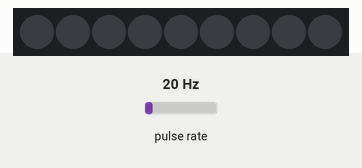
Bench run of a sketch on a simulated ESP32. Parts: 9 RGB LEDs in strip order, left to right. Wiring (inferred from the names in the program): pulse sensor: data GPIO 34. The inputs (shaded band) are chosen by the test bench; at power-on: pulse rate 20 Hz. Dim RGB values are drawn brighter than linear.

Above: at 1.2 s.
1.3 s: pulse rate (sensor on GPIO 34) set to 196 Hz
At 1.6 s:
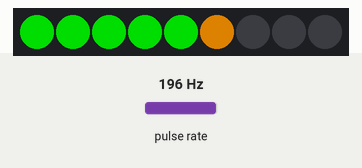
3.3 s: pulse rate (sensor on GPIO 34) set to 50 Hz
At 3.45 s:
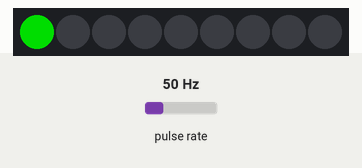
5.0 s: pulse rate (sensor on GPIO 34) set to 100 Hz
At 6.4 s:
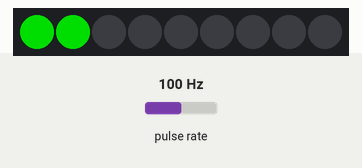
6.7 s: pulse rate (sensor on GPIO 34) set to 4 Hz
At 7.9 s:
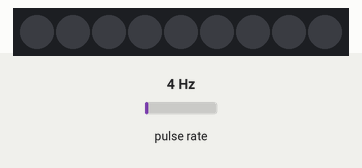
Timing chart, 0 to 9.3 s (numbered marks = the images above; inputs shaded):
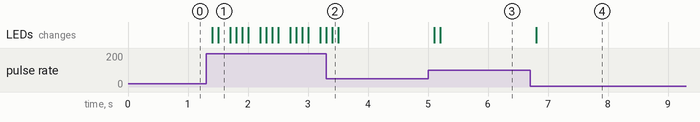

The sketch:

code.ino
```cpp
#include <Adafruit_NeoPixel.h>

#define PIN_RPM      34
#define PIN_LED      2
#define NUM_LEDS     9

Adafruit_NeoPixel strip(NUM_LEDS, PIN_LED, NEO_GRB + NEO_KHZ800);
volatile int pulseCount = 0;
unsigned long lastMillis = 0;

void IRAM_ATTR countPulse() {
  pulseCount++;
}

void setup() {
  strip.begin();
  strip.setBrightness(150);
  strip.show();
  pinMode(PIN_RPM, INPUT_PULLDOWN);
  attachInterrupt(digitalPinToInterrupt(PIN_RPM), countPulse, RISING);
}

void loop() {
  unsigned long currentMillis = millis();
  if (currentMillis - lastMillis >= 100) {
    float rpm = (pulseCount * 200.0); // Calcul pour BMW E30
    pulseCount = 0;
    lastMillis = currentMillis;

    if (rpm > 6600) { // Mode Rupteur
      static bool flash = false;
      flash = !flash;
      for (int i=0; i<NUM_LEDS; i++) strip.setPixelColor(i, flash ? strip.Color(255,0,0) : 0);
    } else {
      for (int i = 0; i < NUM_LEDS; i++) {
        int seuil = 1200 + (i * 550);
        if (rpm > seuil) {
          if (i < 5) strip.setPixelColor(i, strip.Color(0, 255, 0));       // 5 VERTES
          else if (i == 5) strip.setPixelColor(i, strip.Color(255, 150, 0)); // 1 JAUNE
          else strip.setPixelColor(i, strip.Color(255, 0, 0));             // 3 ROUGES
        } else {
          strip.setPixelColor(i, 0);
        }
      }
    }
    strip.show();
  }
}
```

Measured:
- after the input at 1.3 s, the LEDs: first change after 0.10 s (image 1 shows a later state)
- after the input at 3.3 s, the LEDs: first differ from a run without the input after 0.10 s (image 2)
- after the input at 5.0 s, the LEDs: first change after 0.10 s (image 3 shows a later state)
- after the input at 6.7 s, the LEDs: change after 0.11 s (image 4)
